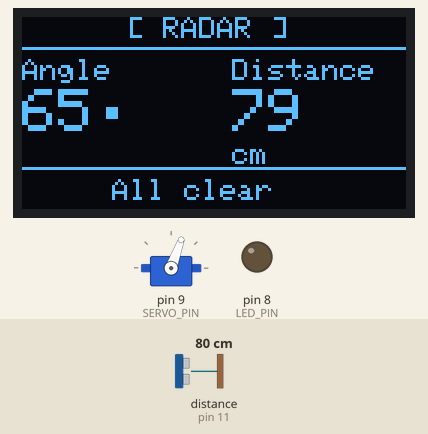
Bench run of a sketch on a simulated Arduino Uno, built with avr-gcc and run on an emulated ATmega328P. Shown: servo, 128×64 one-colour display, output pins drawn as LEDs (lit = HIGH). Wiring (inferred from the names in the program): ultrasonic range finder: trigger pin 10; echo pin 11. Inputs (shaded band) come from the test bench; at power-on: distance to the obstacle (sensor on pin 11) 80 cm. The echo pulse lasts 58.3 µs per cm; pins used as bus, display or sensor lines are not drawn; what the sketch prints to the serial monitor is not drawn.

Above: at 3.28 s.
3.3 s: distance to the obstacle (sensor on pin 11) set to 2 cm
At 3.45 s:
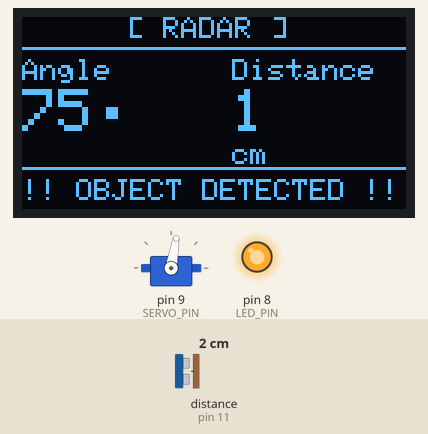
5.0 s: distance to the obstacle (sensor on pin 11) set to 35 cm
At 5.12 s:
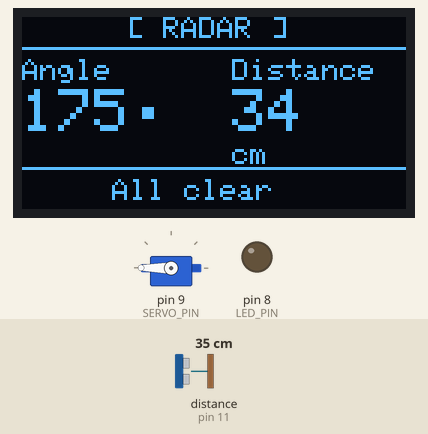
6.8 s: distance to the obstacle (sensor on pin 11) set to 28 cm
At 6.9 s:
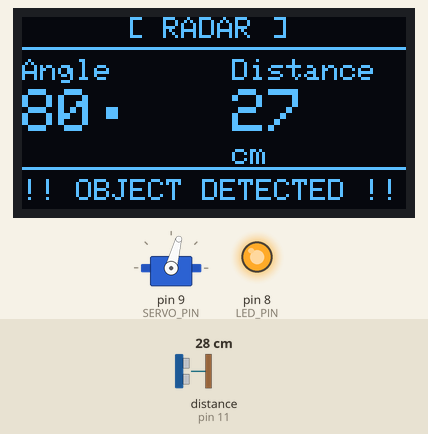
8.7 s: distance to the obstacle (sensor on pin 11) set to 60 cm
At 8.77 s:
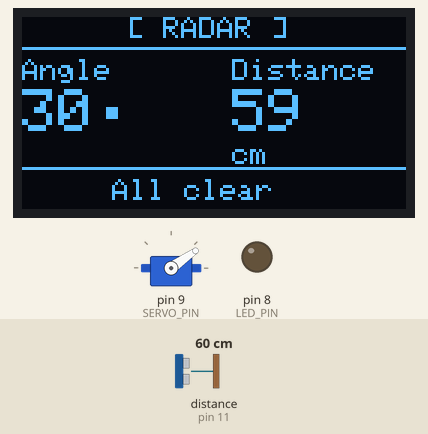
10.5 s: distance to the obstacle (sensor on pin 11) set to 4 cm
At 10.57 s:
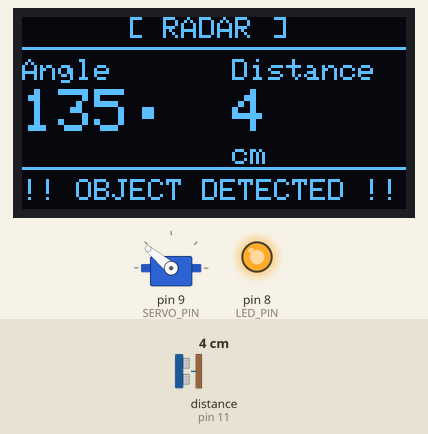
Timing chart, 0 to 13.7 s (numbered marks = the images above; inputs shaded):
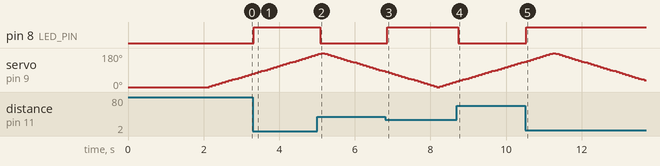

The sketch:

RadarSystem.ino
```cpp
/*
  Arduino Radar System
  Display: 0.96" SSD1306 OLED (128x64, I2C)

  Wiring recap:
    Servo signal  → D9
    HC-SR04 Trig  → D10
    HC-SR04 Echo  → D11
    LED (+ 220Ω)  → D8
    OLED SDA      → A4
    OLED SCL      → A5
    OLED VCC      → 3.3V (or 5V — most modules accept both)
    OLED GND      → GND
*/

#include <Servo.h>
#include <Wire.h>
#include <Adafruit_GFX.h>
#include <Adafruit_SSD1306.h>

// ── Pin definitions ──────────────────────────────────────────────
#define SERVO_PIN     9
#define TRIG_PIN      10
#define ECHO_PIN      11
#define LED_PIN       8

// ── Settings ─────────────────────────────────────────────────────
#define ALERT_DISTANCE_CM  30
#define SWEEP_MIN          0
#define SWEEP_MAX          180
#define SWEEP_STEP         5
#define STEP_DELAY_MS      50

// ── OLED setup ───────────────────────────────────────────────────
#define SCREEN_WIDTH  128
#define SCREEN_HEIGHT 64
#define OLED_RESET    -1   // no reset pin on most cheap modules
Adafruit_SSD1306 display(SCREEN_WIDTH, SCREEN_HEIGHT, &Wire, OLED_RESET);

Servo radarServo;

int  currentAngle = SWEEP_MIN;
bool sweepForward = true;

// ─────────────────────────────────────────────────────────────────
void setup() {
  Serial.begin(9600);

  pinMode(TRIG_PIN, OUTPUT);
  pinMode(ECHO_PIN, INPUT);
  pinMode(LED_PIN,  OUTPUT);

  radarServo.attach(SERVO_PIN, 500, 2500);  // min µs, max µs
  radarServo.write(SWEEP_MIN);
  delay(500);

  // Start OLED (address 0x3C is standard for 0.96" modules)
  if (!display.begin(SSD1306_SWITCHCAPVCC, 0x3C)) {
    Serial.println("OLED not found — check wiring");
    while (true);   // halt so you know something is wrong
  }

  display.clearDisplay();
  display.setTextColor(SSD1306_WHITE);
  display.setTextSize(1);
  display.setCursor(20, 24);
  display.print("Radar starting...");
  display.display();
  delay(1500);
}

// ─────────────────────────────────────────────────────────────────
void loop() {
  radarServo.write(currentAngle);
  delay(STEP_DELAY_MS);

  long distance = measureDistance();
  bool alert    = (distance > 0 && distance < ALERT_DISTANCE_CM);

  digitalWrite(LED_PIN, alert ? HIGH : LOW);

  updateOLED(currentAngle, distance, alert);

  Serial.print("Angle: ");
  Serial.print(currentAngle);
  Serial.print("  Distance: ");
  Serial.print(distance);
  Serial.println(" cm");

  // Advance sweep
  if (sweepForward) {
    currentAngle += SWEEP_STEP;
    if (currentAngle >= SWEEP_MAX) { currentAngle = SWEEP_MAX; sweepForward = false; }
  } else {
    currentAngle -= SWEEP_STEP;
    if (currentAngle <= SWEEP_MIN) { currentAngle = SWEEP_MIN; sweepForward = true; }
  }
}

// ─────────────────────────────────────────────────────────────────
long measureDistance() {
  digitalWrite(TRIG_PIN, LOW);
  delayMicroseconds(2);
  digitalWrite(TRIG_PIN, HIGH);
  delayMicroseconds(10);
  digitalWrite(TRIG_PIN, LOW);

  long duration = pulseIn(ECHO_PIN, HIGH, 30000);
  if (duration == 0) return 0;
  return duration * 0.0343 / 2;
}

// ─────────────────────────────────────────────────────────────────
void updateOLED(int angle, long distance, bool alert) {
  display.clearDisplay();

  // ── Top bar: title ───────────────────────────────────────────
  display.setTextSize(1);
  display.setCursor(35, 0);
  display.print("[ RADAR ]");

  // ── Divider line ─────────────────────────────────────────────
  display.drawLine(0, 10, 127, 10, SSD1306_WHITE);

  // ── Angle (large text, left column) ──────────────────────────
  display.setTextSize(1);
  display.setCursor(0, 14);
  display.print("Angle");

  display.setTextSize(2);
  display.setCursor(0, 24);
  display.print(angle);
  display.print("\xF8");   // degree symbol in extended ASCII

  // ── Distance (large text, right column) ──────────────────────
  display.setTextSize(1);
  display.setCursor(70, 14);
  display.print("Distance");

  display.setTextSize(2);
  display.setCursor(70, 24);
  if (distance == 0) {
    display.print("---");
  } else {
    display.print(distance);
    display.setTextSize(1);
    display.setCursor(70, 42);
    display.print("cm");
  }

  // ── Alert banner (bottom) ─────────────────────────────────────
  display.drawLine(0, 50, 127, 50, SSD1306_WHITE);
  display.setTextSize(1);
  display.setCursor(0, 54);
  if (alert) {
    display.print("!! OBJECT DETECTED !!");
  } else {
    display.print("     All clear");
  }

  display.display();   // push buffer to screen
}
```

Measured:
- the behaviour switches between 31 and 30 cm on distance to the obstacle (sensor on pin 11) (found by bisection; images 2 and 3)
- after the input at 3.3 s, pin 8 (LED_PIN): LOW → HIGH at once; the display: first changes after 0.06 s (image 1 shows a later state)
- after the input at 5.0 s, pin 8 (LED_PIN): HIGH → LOW after 0.08 s; the display: first differs from a run without the input after 0.11 s (image 2)
- after the input at 6.8 s, pin 8 (LED_PIN): LOW → HIGH after 0.06 s; the display: first differs from a run without the input after 0.09 s (image 3)
- after the input at 8.7 s, pin 8 (LED_PIN): HIGH → LOW at once; the display: changes after 0.06 s (image 4)
- after the input at 10.5 s, pin 8 (LED_PIN): LOW → HIGH at once; the display: changes after 0.07 s (image 5)
- by itself, servo on pin 9 (SERVO_PIN): rises from 135° to 180° in 0.67 s, then falls to 35° in 2.4 s
